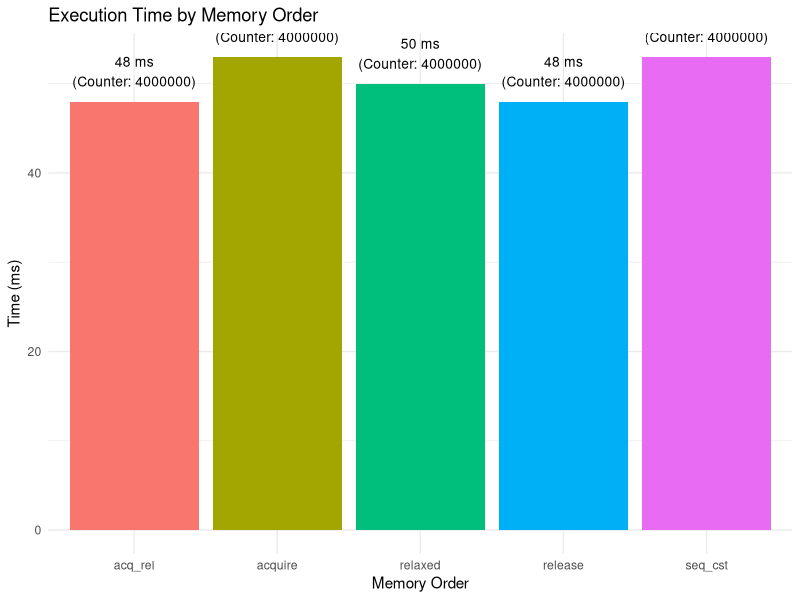

Source code (R):
if (!require(ggplot2)) install.packages("ggplot2")

library(ggplot2)

data <- read.csv("results.csv")

# Bar plot
ggplot(data, aes(x = MemoryOrder, y = DurationMs, fill = MemoryOrder)) +
  geom_bar(stat = "identity") +
  geom_text(aes(label = sprintf("%d ms\n(Counter: %d)", DurationMs, CounterValue)), vjust = -0.5, size = 3.5) +
  labs(title = "Execution Time by Memory Order",
       x = "Memory Order",
       y = "Time (ms)") +
  theme_minimal() +
  theme(legend.position = "none")